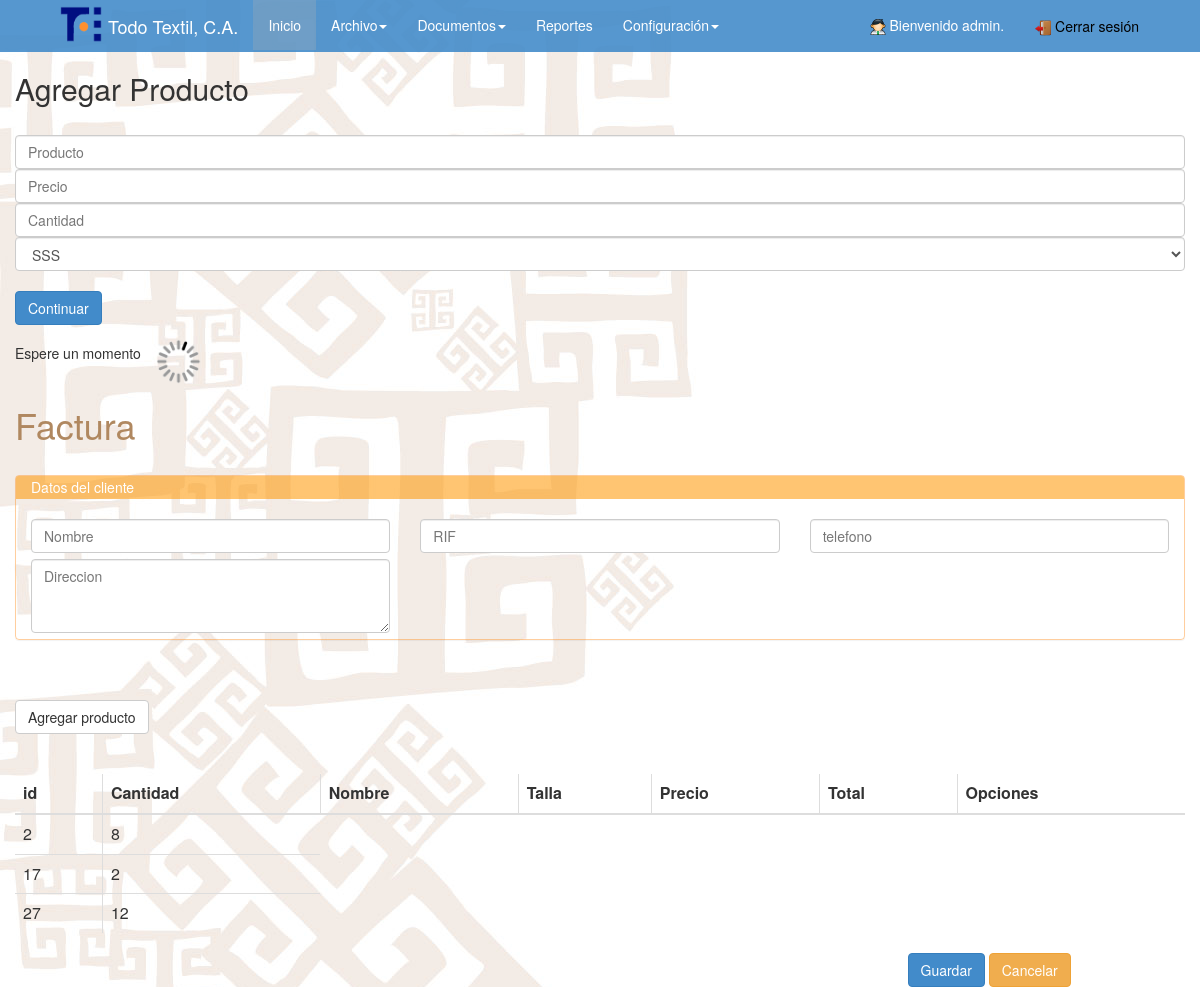
The page /SISTEMA/documentos/newf.php?id=1 (signed in) on the database its author committed.
### tables this page shows
CREATE TABLE IF NOT EXISTS `facturadetalle` (
  `idfacturadetalle` int(11) NOT NULL AUTO_INCREMENT,
  `idfactemp` int(11) NOT NULL,
  `idproducto` int(5) NOT NULL,
  `cantidad` int(10) NOT NULL,
  `talla` varchar(10) NOT NULL,
  `idtalla` int(10) DEFAULT NULL,
  `totalP` double(10,2) NOT NULL,
  PRIMARY KEY (`idfacturadetalle`),
  KEY `facturadetalle_ibfk_2` (`idproducto`),
  KEY `facturadetalle_ibfk_1` (`idfactemp`),
  KEY `idtalla` (`idtalla`)
);

### SISTEMA/include/database.php (called while the page is built, shortened)
<?php
class MySQLDB
{
   var $connection;
	function MySQLDB(){
	  $this->connection = mysql_connect(DB_SERVER, DB_USER, DB_PASS) or die(mysql_error());
	}
	function getProdbyId($id)
	{
		$q = "SELECT * FROM productos WHERE idproducto= '".$id."'";
		$result = mysql_query($q,$this->connection);
	  	if(!$result || (mysql_num_rows($result) < 1))
	    {
			return NULL;
	    }else{
			for($i=0; $i<mysql_num_rows($result);$i++)
			{
				$dbarray = mysql_fetch_assoc($result);
				$array[]=$dbarray;
			}
			return $array;
		}
	}
	function getFacturabyIdFacturadetalle($id){
		$q= "SELECT * FROM facturadetalle WHERE idfactemp = '".$id."' ";
		$result = mysql_query($q, $this->connection);
		if (!$result || (mysql_num_rows($result) < 1)) {
			return NULL;
		}else{
			for ($i=0; $i < mysql_num_rows($result) ; $i++) {
				$dbarray = mysql_fetch_array($result);
				$array[]=$dbarray;
			}
			return $array;
		}
	}
	function getTallas(){
		$q= "SELECT * FROM tallas";
		$result = mysql_query($q, $this->connection);
		if (!$result || (mysql_num_rows($result) < 1)) {
			return NULL;
		}else{
			for ($i=0; $i < mysql_num_rows($result) ; $i++) {
				$dbarray = mysql_fetch_array($result);
				$array[]=$dbarray;
			}
			return $array;
		}
	}
};
$database = new MySQLDB;
?>

### SISTEMA/documentos/newf.php (the view, shortened to what this page needs)
<?php
	$idF = $_REQUEST['id'];
	include_once("../include/session.php");
	include('main.inc.php');
	$contenido="";
	if($statusConexion==true){
		$contenido=consultaUsuarios($idF);
	}
?>
	<!doctype html5>
	<html>
		<head>
			<link rel="stylesheet" type="text/css" href="../css/main.css">
			<link rel="stylesheet" href="../css/log.css">
			<link rel="stylesheet" href="../css/bootstrap.min.css">
			<link rel="stylesheet" type="text/css" href="../css/datatables.css">
			<link href="../css/jquery-ui.css" type="text/css" rel="stylesheet"/>
		</head>
	<body>
	 	<?php include("header.php");
		?>
		<div class="container">
			<div class="row ">
				<div id="div-frm">
	        		<form name="frm_user" id="frm_user" action="" method="post">
		                <h2 class="titulo">Agregar Producto</h2>
						<br />
						<input class="form-control" placeholder="Producto" type="text" name="producto" id="producto1" />
		        		<input class="form-control" placeholder="Precio" type="text" name="precio" id="precio1" />
		        		<input class="form-control" placeholder="Cantidad" type="text" name="cantidad" id="cantidad" />
		        		<select class="form-control" name="talla" id="talla">
		        		<?php
		        			$talla=$database->getTallas();
		        			if (sizeof($talla)>0) {
		        				for ($i=0; $i < sizeof($talla); $i++)
		        				{ ?>
		        					<option name="talla" value="<?php echo $talla[$i]['idtalla']; ?>"><?php echo $talla[$i]['talla'];?></option>
		        			<?php }
		        			}
		        		?>
		        		</select>
						<br/>
	                	<input type="submit" id="enviar" value="Continuar" class="btn btn-primary"/>
						<fieldset id="loader">
							<span>Espere un momento</span>
							<img src="../images/loader.gif" style="margin-left: 10px;margin-top: 13px;width: 47px;">
						</fieldset>
					</form>
				</div>
				<div class="col-md-6-offset">
					<h1 style="color: rgb(176, 136, 96);">Factura</h1>
				</div>
				<br/>
	        <form name="facturar" id="facturar" action="../process.php" method="post" >
            	<div class="panel panel-default">
					<div class="panel-heading">Datos del cliente </div>
						<br/>
						<div class="col-xs-4">
							<input class="form-control" placeholder="Nombre" type="text" name="nombre" id="nombre" value=""/>
						</div>
				  		<div class="col-xs-4">
							<input class="form-control" placeholder="RIF" type="text" name="rif" id="rif" value=""/>
						</div>
						<div class="col-xs-4">
							<input class="form-control" placeholder="telefono" type="text" name="tlf" id="tlf" value=""/>
						</div>
						<br/>
						<br/>
						<div class="col-xs-4">
							<textarea class="form-control" placeholder="Direccion" name="direc" id="direc" rows="3" ></textarea>
						</div>
					<br/>
					<br/>
					<br/>
					<br/>
				</div>
			<br/>
			<br/>
			 	<div id="div-agregar">
					<input id="agregar" type="button" name="agregar" class="btn btn-default" value="Agregar producto" />
		 	  	</div>
			<br/>
			<br/>
				<table id="table" class="table table-bordered table-hover">
			        <thead>
			            <tr>
			                <th width="auto" scope="col">id</th>
			                <th width="auto" scope="col">Cantidad</th>
			                <th width="auto" scope="col">Nombre</th>
			                <th width="auto" scope="col">Talla</th>
			                <th width="auto" scope="col">Precio</th>
			                <th width="auto" scope="col">Total</th>
			                <th width="auto" scope="col">Opciones</th>
			            </tr>
			        </thead>
			        <tbody id="listausuarios">
		                	<?php echo $contenido; ?>
		             </tbody>
				</table>
				<div class="col-xs-12 col-sm-6 col-lg-9">
				</div>
				<div class="col-xs-6 col-lg-3">
			    <button id="mensaje" type="submit" name="agregar" class="btn btn-primary" value="agregar">Guardar</button>
                <button id="mensaje" type="submit" name="cancel" class="btn btn-warning" value="cancel"/>Cancelar</button>
				</div>
			</form>
			</div>
		</div>
	</body>
	</html>

### SISTEMA/documentos/main.inc.php (shortened to what this page needs)
<?php
	function consultaUsuarios($idF){
		global $database, $form, $mailer;
		$salida='';
		$arrayName = $database->getFacturabyIdFacturadetalle($idF);
				if(sizeof($arrayName)>0)
				{
					for($j=0; $j<sizeof($arrayName); $j++)
		        		{
		        			$salida.='
		        				<tr>
		        					<td>'.$arrayName[$j]['idproducto'].'</td>
		        					<td>'.$arrayName[$j]['cantidad'].'</td>';
		        					$pro =$database->getProdbyId($arrayName[$j]['idproducto']);
	        		}
				}else{
					$salida='<tr>
					<td colspan="7">No ha elegido un producto a&uacute;n</td>
					</tr>';
				}
				return $salida;
	}
?>

### SISTEMA/css/datatables.css (style rules this page uses)
table.table-bordered thead th, table.table-bordered thead td { border-left-width: 0; border-top-width: 0; }
table.table-bordered tbody th, table.table-bordered tbody td { border-left-width: 0; border-bottom-width: 0; }
table.table-bordered th:last-child, table.table-bordered td:last-child { border-right-width: 0; }

### SISTEMA/documentos/header.php (style rules this page uses)
body { background-image: url("../images/bg.jpg"); background-color: #cccccc; }

### rows shown on the page
facturadetalle: idproducto "2", cantidad "8"
facturadetalle: idproducto "17", cantidad "2"
facturadetalle: idproducto "27", cantidad "12"

### other values the page prints
form field talla "SSS"
